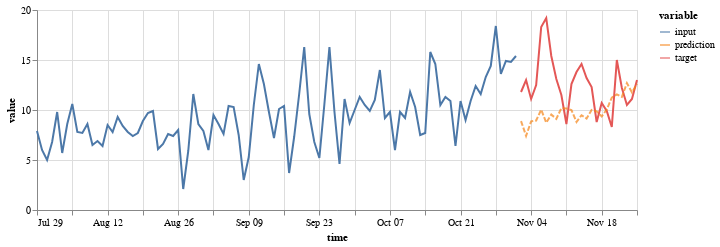

The code cell stored with this chart in its notebook:
### Code cell
(on.Plot()
    .add(on.marks.line, input)
    .add(on.marks.line, target)
    .add(on.marks.line, prediction, type='dashed')
    .properties(width=600, height=200)
    .show()
)

### Figure 1 — Vega specification as saved in the notebook (floating-point values rounded to 4 significant figures)
{"$schema": "https://vega.github.io/schema/vega/v5.json", "data": [{"name": "source_0", "values": [{"time": "1990-07-29T00:00:00.000", "variable": "input", "value": 7.9}, {"time": "1990-07-30T00:00:00.000", "variable": "input", "value": 6.0}, {"time": "1990-07-31T00:00:00.000", "variable": "input", "value": 5.0}, {"time": "1990-08-01T00:00:00.000", "variable": "input", "value": 6.8}, {"time": "1990-08-02T00:00:00.000", "variable": "input", "value": 9.8}, {"time": "1990-08-03T00:00:00.000", "variable": "input", "value": 5.7}, {"time": "1990-08-04T00:00:00.000", "variable": "input", "value": 8.6}, {"time": "1990-08-05T00:00:00.000", "variable": "input", "value": 10.6}, {"time": "1990-08-06T00:00:00.000", "variable": "input", "value": 7.8}, {"time": "1990-08-07T00:00:00.000", "variable": "input", "value": 7.7}, {"time": "1990-08-08T00:00:00.000", "variable": "input", "value": 8.6}, {"time": "1990-08-09T00:00:00.000", "variable": "input", "value": 6.5}, {"time": "1990-08-10T00:00:00.000", "variable": "input", "value": 6.9}, {"time": "1990-08-11T00:00:00.000", "variable": "input", "value": 6.4}, {"time": "1990-08-12T00:00:00.000", "variable": "input", "value": 8.5}, {"time": "1990-08-13T00:00:00.000", "variable": "input", "value": 7.8}, {"time": "1990-08-14T00:00:00.000", "variable": "input", "value": 9.3}, {"time": "1990-08-15T00:00:00.000", "variable": "input", "value": 8.4}, {"time": "1990-08-16T00:00:00.000", "variable": "input", "value": 7.8}, {"time": "1990-08-17T00:00:00.000", "variable": "input", "value": 7.4}, {"time": "1990-08-18T00:00:00.000", "variable": "input", "value": 7.7}, {"time": "1990-08-19T00:00:00.000", "variable": "input", "value": 8.9}, {"time": "1990-08-20T00:00:00.000", "variable": "input", "value": 9.7}, {"time": "1990-08-21T00:00:00.000", "variable": "input", "value": 9.9}, {"time": "1990-08-22T00:00:00.000", "variable": "input", "value": 6.1}, {"time": "1990-08-23T00:00:00.000", "variable": "input", "value": 6.6}, {"time": "1990-08-24T00:00:00.000", "variable": "input", "value": 7.6}, {"time": "1990-08-25T00:00:00.000", "variable": "input", "value": 7.4}, {"time": "1990-08-26T00:00:00.000", "variable": "input", "value": 8.0}, {"time": "1990-08-27T00:00:00.000", "variable": "input", "value": 2.1}, {"time": "1990-08-28T00:00:00.000", "variable": "input", "value": 5.9}, {"time": "1990-08-29T00:00:00.000", "variable": "input", "value": 11.6}, {"time": "1990-08-30T00:00:00.000", "variable": "input", "value": 8.6}, {"time": "1990-08-31T00:00:00.000", "variable": "input", "value": 7.9}, {"time": "1990-09-01T00:00:00.000", "variable": "input", "value": 6.0}, {"time": "1990-09-02T00:00:00.000", "variable": "input", "value": 9.5}, {"time": "1990-09-03T00:00:00.000", "variable": "input", "value": 8.6}, {"time": "1990-09-04T00:00:00.000", "variable": "input", "value": 7.6}, {"time": "1990-09-05T00:00:00.000", "variable": "input", "value": 10.4}, {"time": "1990-09-06T00:00:00.000", "variable": "input", "value": 10.3}, {"time": "1990-09-07T00:00:00.000", "variable": "input", "value": 7.5}, {"time": "1990-09-08T00:00:00.000", "variable": "input", "value": 3.0}, {"time": "1990-09-09T00:00:00.000", "variable": "input", "value": 5.3}, {"time": "1990-09-10T00:00:00.000", "variable": "input", "value": 10.5}, {"time": "1990-09-11T00:00:00.000", "variable": "input", "value": 14.6}, {"time": "1990-09-12T00:00:00.000", "variable": "input", "value": 12.6}, {"time": "1990-09-13T00:00:00.000", "variable": "input", "value": 9.8}, {"time": "1990-09-14T00:00:00.000", "variable": "input", "value": 7.2}, {"time": "1990-09-15T00:00:00.000", "variable": "input", "value": 10.1}, {"time": "1990-09-16T00:00:00.000", "variable": "input", "value": 10.4}, {"time": "1990-09-17T00:00:00.000", "variable": "input", "value": 3.7}, {"time": "1990-09-18T00:00:00.000", "variable": "input", "value": 7.3}, {"time": "1990-09-19T00:00:00.000", "variable": "input", "value": 11.6}, {"time": "1990-09-20T00:00:00.000", "variable": "input", "value": 16.3}, {"time": "1990-09-21T00:00:00.000", "variable": "input", "value": 9.6}, {"time": "1990-09-22T00:00:00.000", "variable": "input", "value": 6.8}, {"time": "1990-09-23T00:00:00.000", "variable": "input", "value": 5.2}, {"time": "1990-09-24T00:00:00.000", "variable": "input", "value": 10.6}, {"time": "1990-09-25T00:00:00.000", "variable": "input", "value": 16.3}, {"time": "1990-09-26T00:00:00.000", "variable": "input", "value": 9.8}, {"time": "1990-09-27T00:00:00.000", "variable": "input", "value": 4.6}, {"time": "1990-09-28T00:00:00.000", "variable": "input", "value": 11.1}, {"time": "1990-09-29T00:00:00.000", "variable": "input", "value": 8.7}, {"time": "1990-09-30T00:00:00.000", "variable": "input", "value": 10.0}, {"time": "1990-10-01T00:00:00.000", "variable": "input", "value": 11.3}, {"time": "1990-10-02T00:00:00.000", "variable": "input", "value": 10.5}, {"time": "1990-10-03T00:00:00.000", "variable": "input", "value": 9.9}, {"time": "1990-10-04T00:00:00.000", "variable": "input", "value": 11.0}, {"time": "1990-10-05T00:00:00.000", "variable": "input", "value": 14.0}, {"time": "1990-10-06T00:00:00.000", "variable": "input", "value": 9.2}, {"time": "1990-10-07T00:00:00.000", "variable": "input", "value": 9.8}, {"time": "1990-10-08T00:00:00.000", "variable": "input", "value": 6.0}, {"time": "1990-10-09T00:00:00.000", "variable": "input", "value": 9.8}, {"time": "1990-10-10T00:00:00.000", "variable": "input", "value": 9.2}, {"time": "1990-10-11T00:00:00.000", "variable": "input", "value": 11.8}, {"time": "1990-10-12T00:00:00.000", "variable": "input", "value": 10.3}, {"time": "1990-10-13T00:00:00.000", "variable": "input", "value": 7.5}, {"time": "1990-10-14T00:00:00.000", "variable": "input", "value": 7.7}, {"time": "1990-10-15T00:00:00.000", "variable": "input", "value": 15.8}, {"time": "1990-10-16T00:00:00.000", "variable": "input", "value": 14.6}, {"time": "1990-10-17T00:00:00.000", "variable": "input", "value": 10.5}, {"time": "1990-10-18T00:00:00.000", "variable": "input", "value": 11.3}, {"time": "1990-10-19T00:00:00.000", "variable": "input", "value": 10.9}, {"time": "1990-10-20T00:00:00.000", "variable": "input", "value": 6.4}, {"time": "1990-10-21T00:00:00.000", "variable": "input", "value": 10.9}, {"time": "1990-10-22T00:00:00.000", "variable": "input", "value": 9.0}, {"time": "1990-10-23T00:00:00.000", "variable": "input", "value": 10.9}, {"time": "1990-10-24T00:00:00.000", "variable": "input", "value": 12.4}, {"time": "1990-10-25T00:00:00.000", "variable": "input", "value": 11.6}, {"time": "1990-10-26T00:00:00.000", "variable": "input", "value": 13.3}, {"time": "1990-10-27T00:00:00.000", "variable": "input", "value": 14.4}, {"time": "1990-10-28T00:00:00.000", "variable": "input", "value": 18.4}, {"time": "1990-10-29T00:00:00.000", "variable": "input", "value": 13.6}, {"time": "1990-10-30T00:00:00.000", "variable": "input", "value": 14.9}, {"time": "1990-10-31T00:00:00.000", "variable": "input", "value": 14.8}, {"time": "1990-11-01T00:00:00.000", "variable": "input", "value": 15.4}], "transform": [{"type": "formula", "expr": "toDate(datum['time'])", "as": "time"}]}, {"name": "source_1", "values": [{"time": "1990-11-02T00:00:00.000", "variable": "target", "value": 11.8}, {"time": "1990-11-03T00:00:00.000", "variable": "target", "value": 13.0}, {"time": "1990-11-04T00:00:00.000", "variable": "target", "value": 11.1}, {"time": "1990-11-05T00:00:00.000", "variable": "target", "value": 12.5}, {"time": "1990-11-06T00:00:00.000", "variable": "target", "value": 18.3}, {"time": "1990-11-07T00:00:00.000", "variable": "target", "value": 19.2}, {"time": "1990-11-08T00:00:00.000", "variable": "target", "value": 15.4}, {"time": "1990-11-09T00:00:00.000", "variable": "target", "value": 13.1}, {"time": "1990-11-10T00:00:00.000", "variable": "target", "value": 11.5}, {"time": "1990-11-11T00:00:00.000", "variable": "target", "value": 8.6}, {"time": "1990-11-12T00:00:00.000", "variable": "target", "value": 12.6}, {"time": "1990-11-13T00:00:00.000", "variable": "target", "value": 13.8}, {"time": "1990-11-14T00:00:00.000", "variable": "target", "value": 14.6}, {"time": "1990-11-15T00:00:00.000", "variable": "target", "value": 13.2}, {"time": "1990-11-16T00:00:00.000", "variable": "target", "value": 12.3}, {"time": "1990-11-17T00:00:00.000", "variable": "target", "value": 8.8}, {"time": "1990-11-18T00:00:00.000", "variable": "target", "value": 10.7}, {"time": "1990-11-19T00:00:00.000", "variable": "target", "value": 9.9}, {"time": "1990-11-20T00:00:00.000", "variable": "target", "value": 8.3}, {"time": "1990-11-21T00:00:00.000", "variable": "target", "value": 15.0}, {"time": "1990-11-22T00:00:00.000", "variable": "target", "value": 12.2}, {"time": "1990-11-23T00:00:00.000", "variable": "target", "value": 10.5}, {"time": "1990-11-24T00:00:00.000", "variable": "target", "value": 11.1}, {"time": "1990-11-25T00:00:00.000", "variable": "target", "value": 13.0}], "transform": [{"type": "formula", "expr": "toDate(datum['time'])", "as": "time"}]}, {"name": "source_2", "values": [{"time": "1990-11-02T00:00:00.000", "variable": "prediction", "value": 8.893}, {"time": "1990-11-03T00:00:00.000", "variable": "prediction", "value": 7.418}, {"time": "1990-11-04T00:00:00.000", "variable": "prediction", "value": 8.862}, {"time": "1990-11-05T00:00:00.000", "variable": "prediction", "value": 8.951}, {"time": "1990-11-06T00:00:00.000", "variable": "prediction", "value": 10.03}, {"time": "1990-11-07T00:00:00.000", "variable": "prediction", "value": 8.731}, {"time": "1990-11-08T00:00:00.000", "variable": "prediction", "value": 9.543}, {"time": "1990-11-09T00:00:00.000", "variable": "prediction", "value": 9.116}, {"time": "1990-11-10T00:00:00.000", "variable": "prediction", "value": 10.19}, {"time": "1990-11-11T00:00:00.000", "variable": "prediction", "value": 10.15}, {"time": "1990-11-12T00:00:00.000", "variable": "prediction", "value": 9.995}, {"time": "1990-11-13T00:00:00.000", "variable": "prediction", "value": 8.809}, {"time": "1990-11-14T00:00:00.000", "variable": "prediction", "value": 9.477}, {"time": "1990-11-15T00:00:00.000", "variable": "prediction", "value": 9.149}, {"time": "1990-11-16T00:00:00.000", "variable": "prediction", "value": 10.01}, {"time": "1990-11-17T00:00:00.000", "variable": "prediction", "value": 9.865}, {"time": "1990-11-18T00:00:00.000", "variable": "prediction", "value": 9.362}, {"time": "1990-11-19T00:00:00.000", "variable": "prediction", "value": 10.05}, {"time": "1990-11-20T00:00:00.000", "variable": "prediction", "value": 11.24}, {"time": "1990-11-21T00:00:00.000", "variable": "prediction", "value": 11.56}, {"time": "1990-11-22T00:00:00.000", "variable": "prediction", "value": 11.32}, {"time": "1990-11-23T00:00:00.000", "variable": "prediction", "value": 12.69}, {"time": "1990-11-24T00:00:00.000", "variable": "prediction", "value": 11.76}, {"time": "1990-11-25T00:00:00.000", "variable": "prediction", "value": 12.61}], "transform": [{"type": "formula", "expr": "toDate(datum['time'])", "as": "time"}]}, {"name": "source_0_color_domain_variable_0", "values": [{"variable": "input"}]}, {"name": "source_1_color_domain_variable_1", "values": [{"variable": "target"}]}, {"name": "source_2_color_domain_variable_2", "values": [{"variable": "prediction"}]}], "marks": [{"type": "group", "name": "layer_0_pathgroup", "from": {"facet": {"data": "source_0", "name": "faceted_path_layer_0_main", "groupby": ["variable"]}}, "encode": {"update": {"width": {"field": {"signal": null, "datum": null, "group": "width", "parent": null}}, "height": {"field": {"signal": null, "datum": null, "group": "height", "parent": null}}}}, "marks": [{"type": "line", "name": "layer_0_marks", "from": {"data": "faceted_path_layer_0_main"}, "sort": {"field": "x"}, "encode": {"update": {"defined": {"signal": "isValid(datum[\"time\"]) && isFinite(+datum[\"time\"]) && isValid(datum[\"value\"]) && isFinite(+datum[\"value\"])"}, "stroke": {"field": "variable", "scale": "color"}, "y": {"field": "value", "scale": "y"}, "x": {"field": "time", "scale": "x"}}}, "style": ["line"]}]}, {"type": "group", "name": "layer_1_pathgroup", "from": {"facet": {"data": "source_1", "name": "faceted_path_layer_1_main", "groupby": ["variable"]}}, "encode": {"update": {"width": {"field": {"signal": null, "datum": null, "group": "width", "parent": null}}, "height": {"field": {"signal": null, "datum": null, "group": "height", "parent": null}}}}, "marks": [{"type": "line", "name": "layer_1_marks", "from": {"data": "faceted_path_layer_1_main"}, "sort": {"field": "x"}, "encode": {"update": {"defined": {"signal": "isValid(datum[\"time\"]) && isFinite(+datum[\"time\"]) && isValid(datum[\"value\"]) && isFinite(+datum[\"value\"])"}, "stroke": {"field": "variable", "scale": "color"}, "y": {"field": "value", "scale": "y"}, "x": {"field": "time", "scale": "x"}}}, "style": ["line"]}]}, {"type": "group", "name": "layer_2_pathgroup", "from": {"facet": {"data": "source_2", "name": "faceted_path_layer_2_main", "groupby": ["variable"]}}, "encode": {"update": {"height": {"field": {"signal": null, "datum": null, "group": "height", "parent": null}}, "width": {"field": {"signal": null, "datum": null, "group": "width", "parent": null}}}}, "marks": [{"type": "line", "name": "layer_2_marks", "from": {"data": "faceted_path_layer_2_main"}, "sort": {"field": "x"}, "encode": {"update": {"stroke": {"field": "variable", "scale": "color"}, "defined": {"signal": "isValid(datum[\"time\"]) && isFinite(+datum[\"time\"]) && isValid(datum[\"value\"]) && isFinite(+datum[\"value\"])"}, "strokeDash": {"value": [5, 2]}, "opacity": {"value": 0.7}, "x": {"field": "time", "scale": "x"}, "y": {"field": "value", "scale": "y"}}}, "style": ["line"]}]}], "scales": [{"name": "x", "type": "time", "domain": {"fields": [{"data": "source_0", "field": "time"}, {"data": "source_1", "field": "time"}, {"data": "source_2", "field": "time"}]}, "range": [0, {"signal": "width"}]}, {"name": "y", "type": "linear", "domain": {"fields": [{"data": "source_0", "field": "value"}, {"data": "source_1", "field": "value"}, {"data": "source_2", "field": "value"}]}, "range": [{"signal": "height"}, 0], "zero": true, "nice": true}, {"name": "color", "type": "ordinal", "domain": {"fields": [{"data": "source_0_color_domain_variable_0", "field": "variable"}, {"data": "source_1_color_domain_variable_1", "field": "variable"}, {"data": "source_2_color_domain_variable_2", "field": "variable"}], "sort": true}, "range": "category"}], "axes": [{"scale": "x", "maxExtent": 0, "gridScale": "y", "orient": "bottom", "aria": false, "tickCount": {"signal": "ceil(width/40)"}, "labels": false, "minExtent": 0, "domain": false, "grid": true, "ticks": false, "zindex": 0}, {"scale": "y", "orient": "left", "grid": true, "maxExtent": 0, "domain": false, "minExtent": 0, "labels": false, "gridScale": "x", "tickCount": {"signal": "ceil(height/40)"}, "aria": false, "ticks": false, "zindex": 0}, {"scale": "x", "grid": false, "orient": "bottom", "labelFlush": true, "labelOverlap": true, "tickCount": {"signal": "ceil(width/40)"}, "title": "time", "zindex": 0}, {"scale": "y", "labelOverlap": true, "orient": "left", "tickCount": {"signal": "ceil(height/40)"}, "zindex": 0, "grid": false, "title": "value"}], "height": 200, "padding": 5, "background": "white", "legends": [{"stroke": "color", "symbolType": "stroke", "title": "variable", "encode": {"symbols": {"update": {"opacity": {"value": 0.7}}}}}], "width": 600, "style": "cell"}
